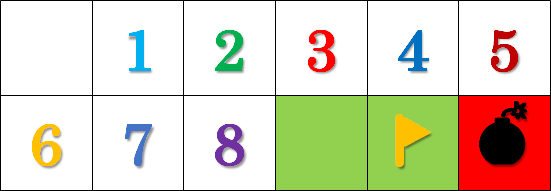
//> input picture MineSweeperImg.png, 551 x 191 px
$ ./main   (built with g++ and OpenCV 4)
//> lines starting //> are read from the running program, lines starting //| are printed output that depends on the picture
#include<stdio.h>
#include<opencv2/opencv.hpp>
#include<random>
#include<iostream>


bool bPlayGame = true;
bool bFirstClick;

const int sizeMass = 30;  //マスの表示サイズ
const int sizeBlock = 35; //余白も含めた表示サイズ

cv::Mat imgMass[12];
cv::Mat gameInfoImage;
cv::Mat fieldImage;
cv::Mat baseImage;

typedef enum
{
	NotPlaying = 0,
	Playing = 1,
	Clear = 2,
	GameOver = 3,
}GameStatus;
GameStatus gameStatus;

typedef struct
{
	int x;
	int y;
}Pos;

typedef struct
{
	Pos pos;
	int event;
}Mouse;
Mouse mouse;

typedef struct
{
	std::string text;
	int secPlayTime;
	int leaveNumBomb;
	Pos pos;
}GameInfo;
GameInfo gameInfo;

typedef enum
{
	CLOSED = 0,
	OPENED = 1,
	FLAG = 2,
}MassStatus;

typedef struct
{
	bool bChengeFlag;	//マス情報変更の有無
	MassStatus massStatus;		//マス状態
	bool isBomb;			//爆弾の有無
	int numBomb;		//周囲の爆弾数
	int detectBomb;		//特定された爆弾数
	Pos pos;
	cv::Mat image;		//表示画像
}MassInfo;
MassInfo** mass;

int gameLevel;	//ゲーム難易度
int mapSizeX;	//マップの横マス数
int mapSizeY;	//マップの縦マス数
int mapNumBomb;	//マップ上の爆弾数
int mapNumLeaveMass; //開かれていないマス数


int ReadImage(std::string picturename = "MineSweeperImg.png")
{
//> called with picturename = "MineSweeperImg.png"
	cv::Mat imgAllMass = cv::imread(picturename);
//> imgAllMass is the input picture: 191 rows x 551 cols, CV_8UC3; mean B, G, R 190.6, 211.7, 219.5
	if (imgAllMass.size == 0)return -1;

	cv::Rect roi;
	int width, height;
	for (int i = 0; i < 12; i++)
	{
		if (i < 6)
		{
			width = i * imgAllMass.cols / 6;
			height = 0;
		}
		else
		{
			width = (i - 6) * imgAllMass.cols / 6;
			height = imgAllMass.rows / 2;
		}

		roi = {
			cv::Point(width,height),
			cv::Size(imgAllMass.cols / 6, imgAllMass.rows / 2)
		};

		imgMass[i] = imgAllMass(roi);

		cv::Size m_size = { 30,30 };
		cv::resize(imgMass[i], imgMass[i], m_size, 0, 0);
	}

	return 0;
}

int SetGameLevel()
{
	std::cout << "GAME_LEVEL / EASY : 0 / MIDIUM : 1 / HARD : 2 / CUSTOM : 3" << std::endl;
	std::cout << "SELECT_GAME_LEVEL :";
	std::cin >> gameLevel;
//> the answer given: 1

	switch (gameLevel)
	{
	case 0:
		mapSizeX = 8, mapSizeY = 8, mapNumBomb = 15;
		break;
	case 1:
		mapSizeX = 16, mapSizeY = 16, mapNumBomb = 50;
		break;
	case 2:
		mapSizeX = 30, mapSizeY = 16, mapNumBomb = 99;
		break;
	case 3:
		std::cout << "INPUT FIELD_YOKO" << std::endl;
		std::cin >> mapSizeX;
		std::cout << "INPUT FIELD_TATE" << std::endl;
		std::cin >> mapSizeY;
		std::cout << "INPUT BOMB" << std::endl;
		std::cin >> mapNumBomb;
		break;
	default:
		std::cout << "Not Exists Such Game Level : " << gameLevel << std::endl;
		return -1;
	}

	//残りの爆弾数の初期設定
	mapNumLeaveMass = 0;

	return 0;
}

int Init()
{
	// ゲーム盤画像の生成
	fieldImage = cv::Mat::zeros(mapSizeY * 35, mapSizeX * 35, CV_8UC3);

	// マス情報の初期設定
	mass = new MassInfo * [mapSizeY];
	for (int y = 0; y < mapSizeY; y++)
	{
		mass[y] = new MassInfo[mapSizeX];
	}
	for (int y = 0; y < mapSizeY; y++)
	{
		for (int x = 0; x < mapSizeX; x++)
		{
			mass[y][x].bChengeFlag = false;
			mass[y][x].massStatus = CLOSED;
			mass[y][x].isBomb = false;
			mass[y][x].image = imgMass[9];
			mass[y][x].numBomb = 0;
			mass[y][x].pos = { x * 35, y * 35 };
			mass[y][x].detectBomb = 0;
			cv::Mat mat = (cv::Mat_<double>(2, 3) << 1.0, 0.0, mass[y][x].pos.x, 0.0, 1.0, mass[y][x].pos.y);
			cv::warpAffine(mass[y][x].image, fieldImage, mat, fieldImage.size(), cv::INTER_LINEAR, cv::BORDER_TRANSPARENT);
		}
	}

	gameStatus = GameStatus::Playing;
	bFirstClick = true;

	return 0;
}

// [262 lines left out: functions OpenMoreMass, SetBomb, OpenMass, not called in this run]

/*
	各画像の合成・表示
*/
int Show()
{
	// ゲーム画面の生成
	baseImage = cv::Mat::zeros(mapSizeY * 35 + 200, mapSizeX * 35 + 200, CV_8UC3);

	// ゲーム情報画面の生成
	gameInfoImage = cv::Mat::zeros(100, mapSizeX * 35 + 200, CV_8UC3);


	// ゲームフィールド画面の更新
	for (int y = 0; y < mapSizeY; y++)
	{
		for (int x = 0; x < mapSizeX; x++)
		{
			if (mass[y][x].bChengeFlag == true)
			{

				if (mass[y][x].massStatus == CLOSED)mass[y][x].image = imgMass[9];
				else if (mass[y][x].massStatus == FLAG)mass[y][x].image = imgMass[10];
				else if (mass[y][x].numBomb < 9)mass[y][x].image = imgMass[mass[y][x].numBomb];
				else mass[y][x].image = imgMass[11];

				cv::Mat mat = (cv::Mat_<double>(2, 3) << 1.0, 0.0, mass[y][x].pos.x, 0.0, 1.0, mass[y][x].pos.y);
				cv::warpAffine(mass[y][x].image, fieldImage, mat, fieldImage.size(), cv::INTER_LINEAR, cv::BORDER_TRANSPARENT);
			}
		}
	}
	cv::Mat matField = (cv::Mat_<double>(2, 3) << 1.0, 0.0, 100, 0.0, 1.0, 100);
	cv::warpAffine(fieldImage, baseImage, matField, baseImage.size(), cv::INTER_LINEAR, cv::BORDER_TRANSPARENT);


	//ゲーム画面の表示
	cv::imshow("MineSweeper", baseImage);

	return 0;
}

// [9 lines left out: function mouseCallback, not called in this run]

int ResetStatus()
{
	// マウスイベントのリセット
	/*mouse.event = 0;*/
	// マス更新フラグのリセット
	for (int y = 0; y < mapSizeY; y++)
		for (int x = 0; x < mapSizeX; x++)
			mass[y][x].bChengeFlag = false;

	return 0;
}


int main(void)
{
	if (ReadImage())
	{
		std::cout << "READ_IMAGE_ERROR" << std::endl;
		while (1);
	}

	//全体処理
	while (bPlayGame == true)
		//while(gameStatus==GameStatus::Playing)
	{
		// 1ゲーム処理
		{
			gameStatus = GameStatus::Playing;

			// ゲームの難易度設定
			while (SetGameLevel())
			{
				std::cout << "GAMELEVEL_INPUT_ERROR: Input another number" << std::endl;
			}

			Init();
//> after the loop in Init, `for (int y = 0; y < mapSizeY; y++)`:
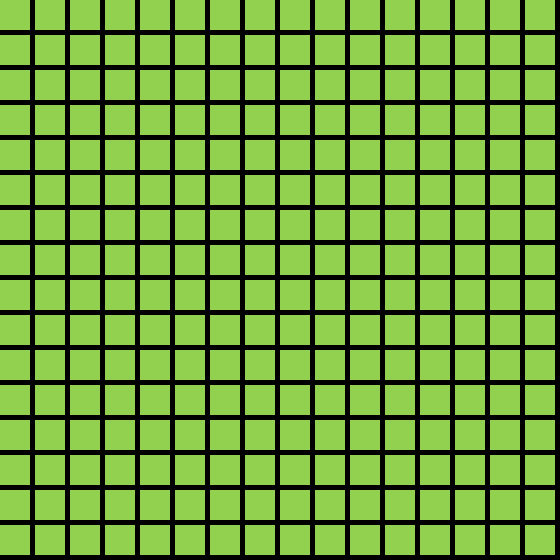
//> fieldImage: 560 rows x 560 cols, CV_8UC3; mean B, G, R 58.8, 152.8, 107.3

			// メイン処理
			while (1)
			{
				Show();
//> in Show, `cv::warpAffine(fieldImage, baseImage, matField, baseImage.size(), cv::..`:
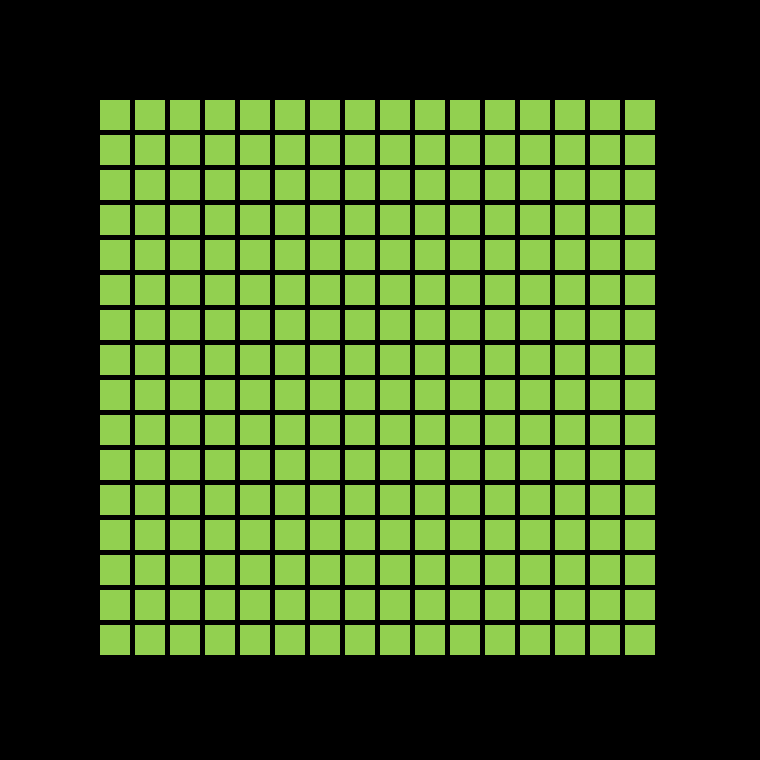
//> baseImage: 760 rows x 760 cols, CV_8UC3; mean B, G, R 31.9, 83, 58.2

				if (gameStatus == GameStatus::GameOver)
				{
					std::cout << "Game Over" << std::endl;
					cv::waitKey(1500);
					break;
				}
				else if (gameStatus == GameStatus::Clear)
				{
					std::cout << "Game Clear" << std::endl;
					cv::waitKey(1500);
					break;
				}

				ResetStatus();
				cv::setMouseCallback("MineSweeper", mouseCallback);


				if (mouse.event == cv::EVENT_LBUTTONDOWN || mouse.event == cv::EVENT_RBUTTONDOWN)
				{
					if (bFirstClick == true && mouse.event == cv::EVENT_LBUTTONDOWN)
					{
						bFirstClick = false;
						SetBomb();
					}
					else
					{
						OpenMass();
					}

					mouse.event = 0;

					int cnt = 0;
					for (int y = 0; y < mapSizeY; y++)
					{
						for (int x = 0; x < mapSizeX; x++)
						{
							if (mass[y][x].isBomb == false && mass[y][x].massStatus == MassStatus::OPENED)
							{
								cnt++;
								//std::cout << " .";
							}
							else
							{
								//std::cout << " X";
							}
						}
						//std::cout<<std::endl;
					}
					std::cout << "BOMB: " << mapNumBomb - mapNumLeaveMass << std::endl;
					if (cnt == mapSizeX * mapSizeY - mapNumBomb)gameStatus = GameStatus::Clear;

					//std::cout << "Opened Mass: " << cnt << std::endl;
				}

				int key = cv::waitKey(50);
//> the 'q' key is pressed
				if (key == 'q')break;
			}
		}

		cv::destroyWindow("MineSweeper");

		// 確認
		std::cout << "Start New Game ( y:1 / n:0 ): ";
		std::cin >> bPlayGame;
//> the answer given: 1

	}

	std::printf("\n\n Thank you for playing !!\n");

	cv::waitKey(1500);
	return 0;
}
